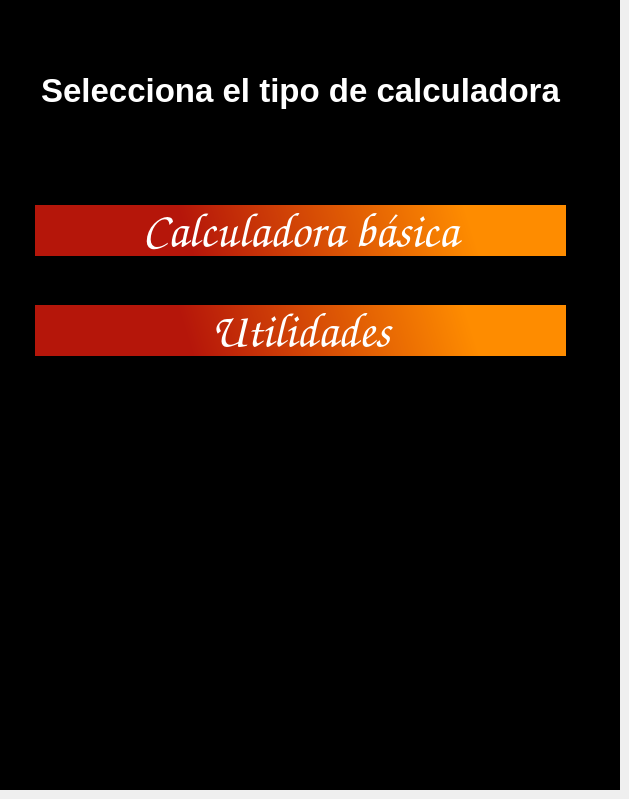
    <widget class="QWidget" name="PPrincipal">
     <widget class="QPushButton" name="bCALbasica">
      <property name="geometry">
       <rect>
        <x>30</x>
        <y>200</y>
        <width>541</width>
        <height>61</height>
       </rect>
      </property>
      <property name="font">
       <font>
        <family>Comic Sans MS</family>
        <pointsize>36</pointsize>
       </font>
      </property>
      <property name="styleSheet">
       <string notr="true">BORDER: 5px solid black;
background-color: qlineargradient(spread:pad, x1:0, y1:0.62, x2:0.988636, y2:0.585, stop:0.295455 rgba(221, 27, 12, 209), stop:0.829545 rgba(254, 140, 0, 255));
color: rgb(255, 255, 255);
</string>
      </property>
      <property name="text">
       <string>Calculadora básica</string>
      </property>
     </widget>
     <widget class="QPushButton" name="bUtilidades">
      <property name="geometry">
       <rect>
        <x>30</x>
        <y>300</y>
        <width>541</width>
        <height>61</height>
       </rect>
      </property>
      <property name="font">
       <font>
        <family>Comic Sans MS</family>
        <pointsize>36</pointsize>
       </font>
      </property>
      <property name="styleSheet">
       <string notr="true">color: rgb(255, 255, 255);
BORDER: 5px solid black;
background-color: qlineargradient(spread:pad, x1:0, y1:0.62, x2:0.988636, y2:0.585, stop:0.295455 rgba(221, 27, 12, 209), stop:0.829545 rgba(254, 140, 0, 255));</string>
      </property>
      <property name="text">
       <string>Utilidades</string>
      </property>
     </widget>
     <widget class="QLabel" name="labelPrincipal">
      <property name="geometry">
       <rect>
        <x>30</x>
        <y>30</y>
        <width>541</width>
        <height>121</height>
       </rect>
      </property>
      <property name="font">
       <font>
        <pointsize>25</pointsize>
        <weight>75</weight>
        <bold>true</bold>
       </font>
      </property>
      <property name="layoutDirection">
       <enum>Qt::LeftToRight</enum>
      </property>
      <property name="styleSheet">
       <string notr="true">color: rgb(255, 255, 255);</string>
      </property>
      <property name="text">
       <string>Selecciona el tipo de calculadora</string>
      </property>
      <property name="alignment">
       <set>Qt::AlignCenter</set>
      </property>
     </widget>
     <widget class="QLabel" name="labelLogo">
      <property name="geometry">
       <rect>
        <x>30</x>
        <y>390</y>
        <width>541</width>
        <height>341</height>
       </rect>
      </property>
      <property name="autoFillBackground">
       <bool>false</bool>
      </property>
      <property name="styleSheet">
       <string notr="true">image: url(:/logoimg/LogoDv-removebg-preview.png);</string>
      </property>
      <property name="frameShape">
       <enum>QFrame::NoFrame</enum>
      </property>
      <property name="text">
       <string/>
      </property>
     </widget>
     <widget class="QGraphicsView" name="fondoP">
      <property name="geometry">
       <rect>
        <x>0</x>
        <y>0</y>
        <width>620</width>
        <height>790</height>
       </rect>
      </property>
      <property name="minimumSize">
       <size>
        <width>620</width>
        <height>790</height>
       </size>
      </property>
      <property name="maximumSize">
       <size>
        <width>620</width>
        <height>790</height>
       </size>
      </property>
      <property name="styleSheet">
       <string notr="true">background-color: rgb(0, 0, 0);</string>
      </property>
     </widget>
     <zorder>fondoP</zorder>
     <zorder>bCALbasica</zorder>
     <zorder>bUtilidades</zorder>
     <zorder>labelPrincipal</zorder>
     <zorder>labelLogo</zorder>
    </widget>
